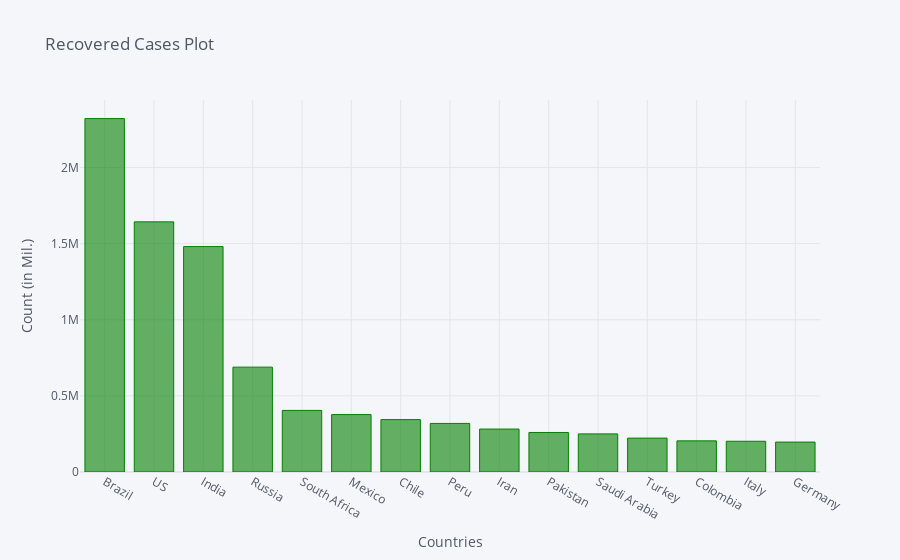

The cell this chart's notebook holds for it:
### Code cell
recovered_df2_plot.iplot(kind='bar', x='Country/Region', y='8/8/20',color='green',
                         title='Recovered Cases Plot',xTitle='Countries',yTitle='Count (in Mil.)')

### Figure 1 — Plotly figure (JSON) as saved in the notebook; plotly's stock layout.template omitted (floating-point values rounded to 4 significant figures)
{"data": [{"marker": {"color": "rgba(0, 128, 0, 0.6)", "line": {"color": "rgba(0, 128, 0, 1.0)", "width": 1}}, "name": "8/8/20", "orientation": "v", "text": "", "type": "bar", "x": ["Brazil", "US", "India", "Russia", "South Africa", "Mexico", "Chile", "Peru", "Iran", "Pakistan", "Saudi Arabia", "Turkey", "Colombia", "Italy", "Germany"], "y": [2321537, 1643118, 1480884, 688856, 404568, 377125, 344133, 319171, 282122, 259604, 250440, 222656, 204591, 201947, 196550]}], "layout": {"legend": {"bgcolor": "#F5F6F9", "font": {"color": "#4D5663"}}, "paper_bgcolor": "#F5F6F9", "plot_bgcolor": "#F5F6F9", "title": {"font": {"color": "#4D5663"}, "text": "Recovered Cases Plot"}, "xaxis": {"gridcolor": "#E1E5ED", "showgrid": true, "tickfont": {"color": "#4D5663"}, "title": {"font": {"color": "#4D5663"}, "text": "Countries"}, "zerolinecolor": "#E1E5ED"}, "yaxis": {"gridcolor": "#E1E5ED", "showgrid": true, "tickfont": {"color": "#4D5663"}, "title": {"font": {"color": "#4D5663"}, "text": "Count (in Mil.)"}, "zerolinecolor": "#E1E5ED"}}}
